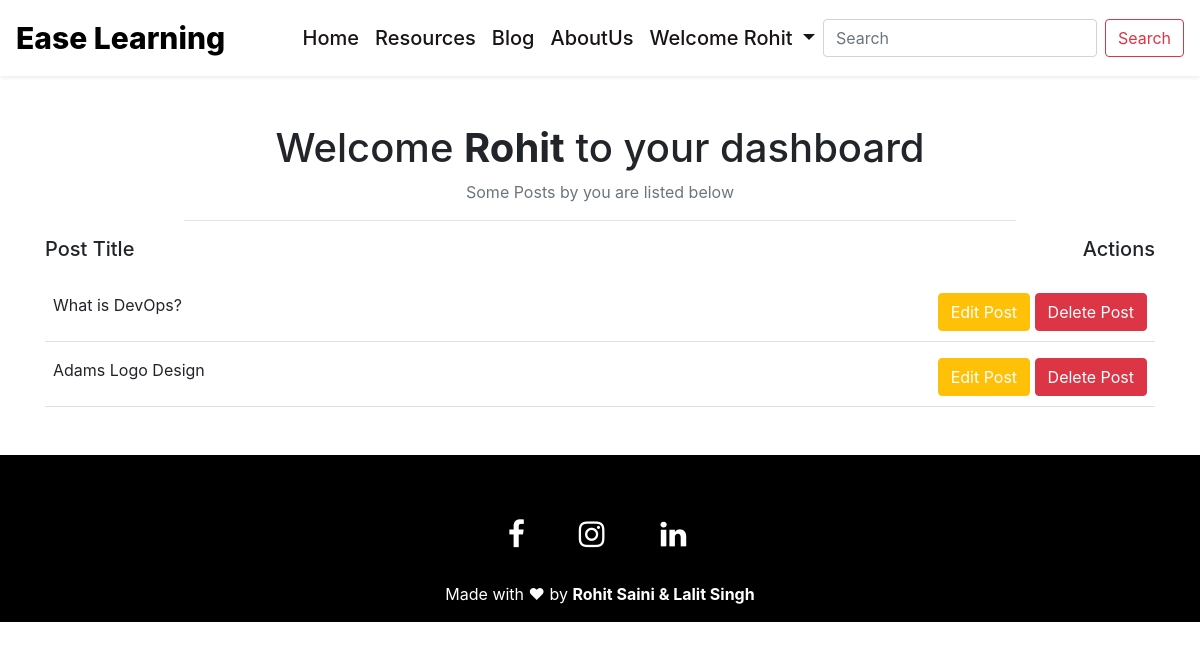
Before: /admin_panel (signed in) with the older database file.
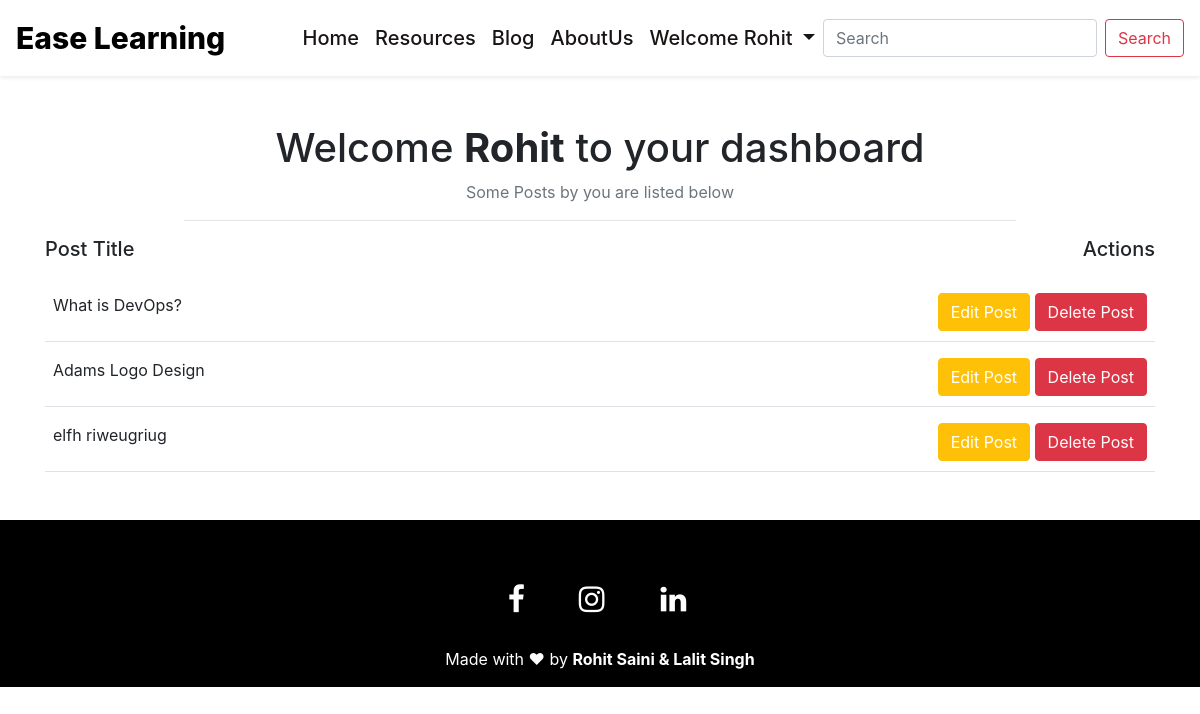
After: the same page with the newer database file.
### mainapp/models.py (models this page shows, shortened)
class Blog(models.Model):
    id = models.AutoField(primary_key=True)
    title = models.CharField(max_length=200)
    subtitle = models.CharField(max_length=100)
    description = models.TextField()
    slug = models.SlugField(max_length=60, unique=True)
    user = models.ForeignKey(User, on_delete=models.CASCADE)
    date = models.DateTimeField(auto_now_add=True)

### mainapp/views.py (the view)
# urls.py: path('admin_panel', views.admin_panel, name="Admin Panel"),
def admin_panel(request):
    user_name = request.user
    user = User.objects.get(username=user_name)
    posts = Blog.objects.filter(user=user)
    context = {
        "posts":posts,
    }
    return render(request, 'admin.html', context)

### mainapp/templates/admin.html (shortened to what this page needs)
{% extends 'base.html' %}
{% block body %}
<div class="container mt-5 mb-5">
    <div class="row">
        <div class="col-md-12">
            <h1 class="text-center">Welcome <strong>{{ request.user.first_name }}</strong> to your dashboard</h1>
            <p class="text-center text-muted">Some Posts by you are listed below</p>
            <hr class="w-75">
        </div>
    </div>
    <div class="d-flex justify-content-between mb-3">
        <div class="title">
            <h5>Post Title</h5>
        </div>
        <div class="Actions">
            <h5>Actions</h5>
        </div>
    </div>
    {% for post in posts %}
    <div class="d-flex justify-content-between mt-2 border-bottom p-2">
        <div class="title">
            <p>{{ post.title }}</p>
        </div>
        <div class="Actions">
            <a href="/edit_page/{{ post.slug }}" class="btn btn-warning text-white">Edit Post</a>
            <a href="/delete/{{ post.slug }}" class="btn btn-danger">Delete Post</a>
        </div>
    </div>
    {% endfor %}
</div>
{% endblock body %}

Changed rows visible on the page:
added Blog: title "elfh riweugriug"
